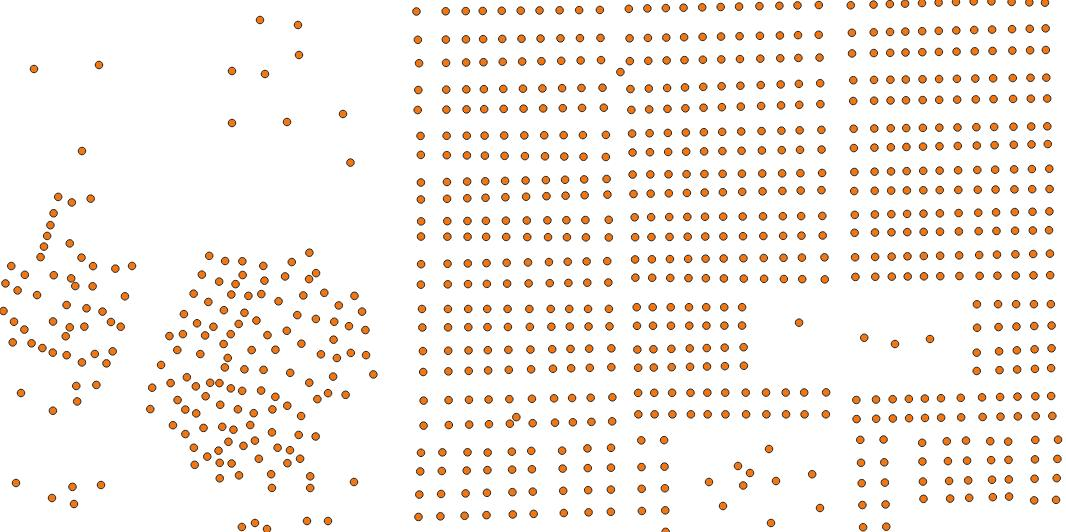
#> input picture data/pts/IMG_10_pts.jpg, 1066 x 532 px; its folder holds only this picture in this run
$ jupyter execute 01_create_csv.ipynb   (older library calls are emulated)
#> lines starting #> are read from the running program, lines starting #| are printed output that depends on the picture; after the words box and inside, x2 and y2 are one past the last pixel; in counts of white or black regions, pixels touching at a corner belong together
#> further down, image is the input picture: shape (532, 1066, 3); mean B, G, R 234.2, 240.3, 245.8
# Iterate folders

[cell 1]
import os
import glob
import cv2
import numpy as np
import pandas as pd

[cell 2]
# root = '/home/user/Dev/Git/roofcounting/'
root = '/home/jthe/Dev/project/roofcounting/'
# [12 lines of commented-out code are left out]

[cell 3]
def pre_process(image):
    # adaptive threshold as preprocessing -> looks for areas that are relatively brighter than the neighbouring pixels
    blur_hor = cv2.filter2D(image[:, :, 0], cv2.CV_32F, kernel=np.ones((11,1,1), np.float32)/11.0, borderType=cv2.BORDER_CONSTANT)
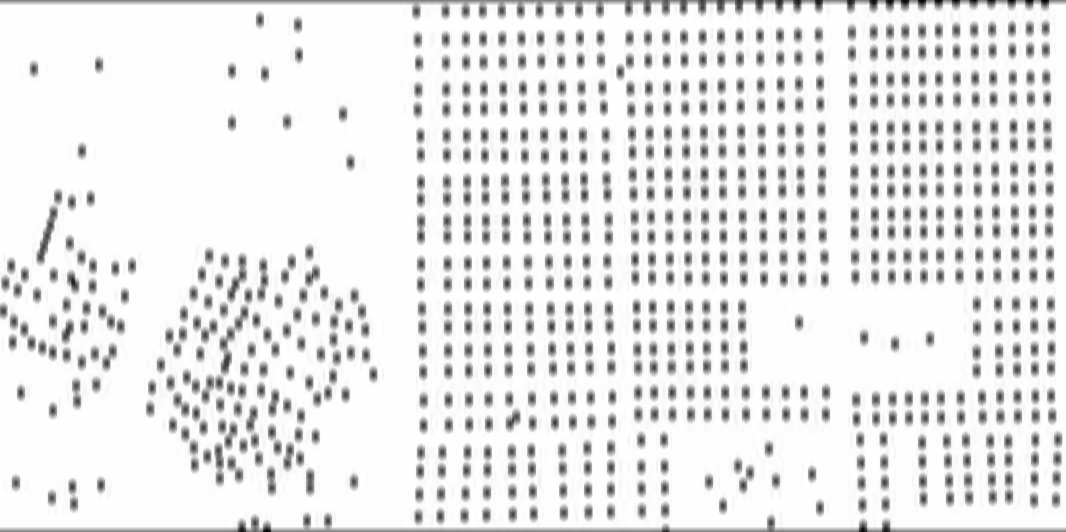
#> blur_hor: shape (532, 1066) float32; min 14.64, max 255, mean 233; drawn with min black and max white
    blur_vert = cv2.filter2D(image[:, :, 0], cv2.CV_32F, kernel=np.ones((1,11,1), np.float32)/11.0, borderType=cv2.BORDER_CONSTANT)
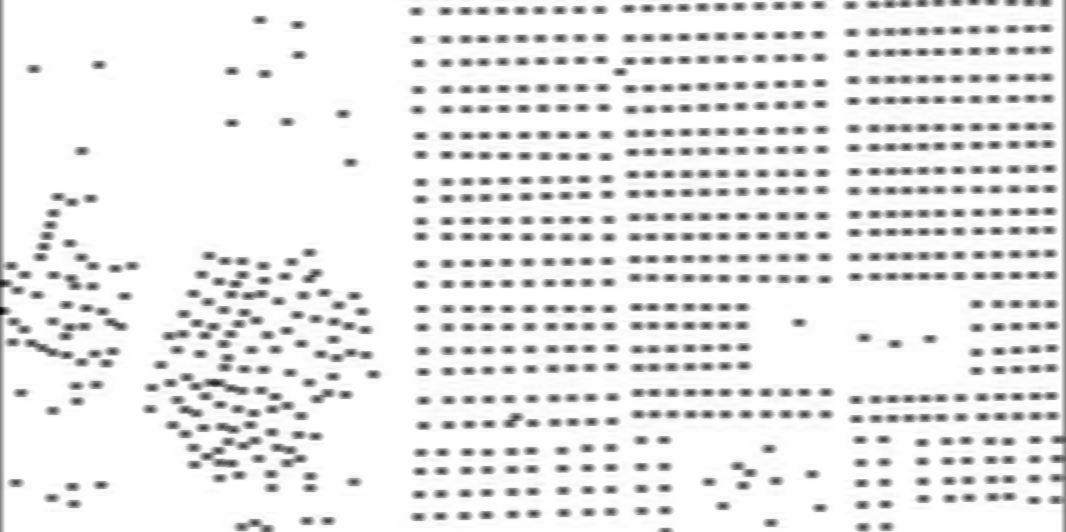
#> blur_vert: shape (532, 1066) float32; min 12, max 255, mean 233.6; drawn with min black and max white
    mask = ((image[:,:,0]>blur_hor*1.2) | (image[:,:,0]>blur_vert*1.2)).astype(np.uint8)*255
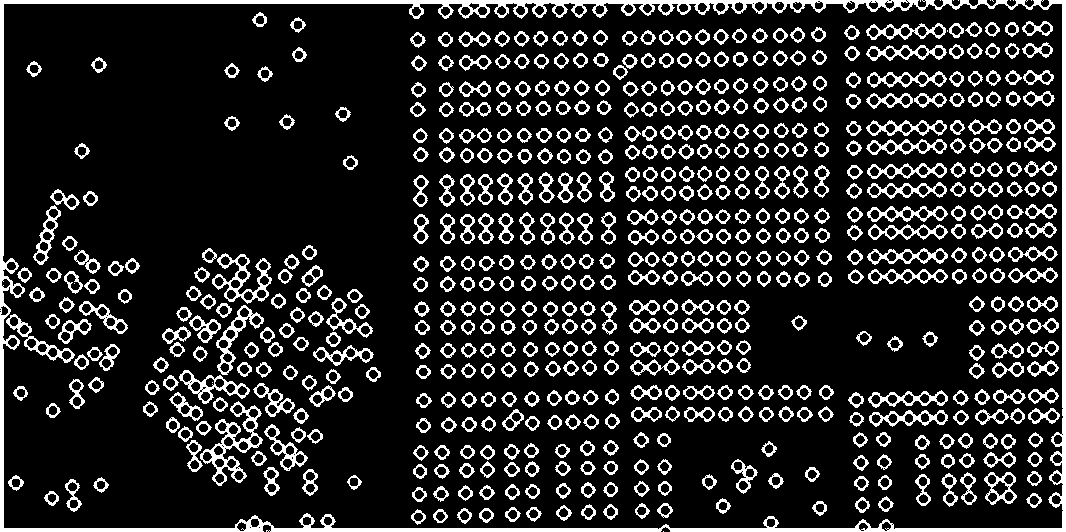
#> mask: shape (532, 1066); 16.4% white; 622 white regions (14 under 20 px), largest, box (x1, y1, x2, y2) and area: (0, 0, 1066, 532) 15639, (200, 401, 263, 486) 1282, (212, 253, 272, 304) 909
    return mask

[cell 4]
# [10 lines of commented-out code are left out]

def hough_it_up(mask, dp=1, minDist=2, param1=150, param2=.8, minRadius=4, maxRadius=4):
    circles = cv2.HoughCircles(mask,
                           cv2.HOUGH_GRADIENT,
                           dp=dp,
                           minDist=minDist,
                           param1=param1,
                           param2=param2,
                           minRadius=minRadius,
                           maxRadius=maxRadius)
    return circles

[cell 5]
def to_csv(circles, csv_name):
#> called with circles = array of shape (1, 17096, 3), csv_name = 'data/pts/IMG_10.csv'
    xy_array = []

    for i in range(len(circles[0])):
        xy = circles[0][i][0], circles[0][i][1]
        xy_array.append(xy)
#> this loop made 17096 passes
#> xy on passes 1 to 3: (486.5, 423.5), (605.5, 132.5), (601.5, 107.5)
#> after the loop, xy_array = 17096 pairs, first value 1.5 to 1065.5, second value 1.5 to 531.5

    df = pd.DataFrame(xy_array, columns=["x", "y"])
#> df = table of 17096 rows and 2 columns
    df.to_csv(csv_name, index=False)

[cell 6]
label = os.path.join(root, "data/pts")
labelled_paths = []
for path in glob.glob(os.path.join(label, "*.jpg")):
    labelled_paths.append(path)

[cell 7]
for label_file in labelled_paths:
#     print(label_file)
    image = cv2.imread(label_file)
    mask = pre_process(image)
    circles = hough_it_up(mask)
    to_csv(circles, label_file.replace("_pts", "").replace(".jpg", ".csv"))

$ run again, on data/pts/IMG_14_pts.jpg
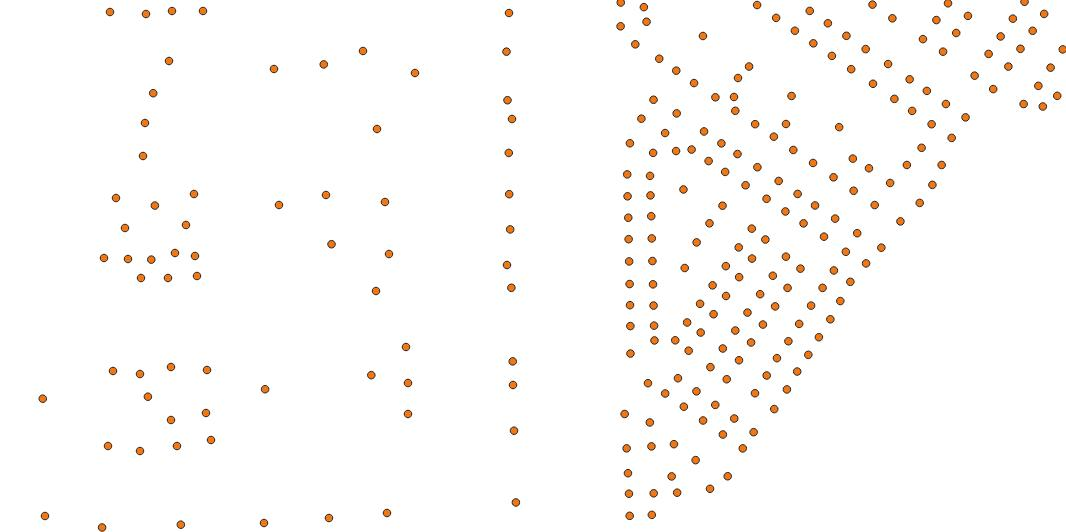
#> input picture data/pts/IMG_14_pts.jpg, 1066 x 532 px
#> image is the input picture: shape (532, 1066, 3); mean B, G, R 248.6, 250.5, 252.2
#> in pre_process, `blur_hor = cv2.filter2D(image[:, :, 0], cv2.CV_32F, kernel=np.ones((11..`:
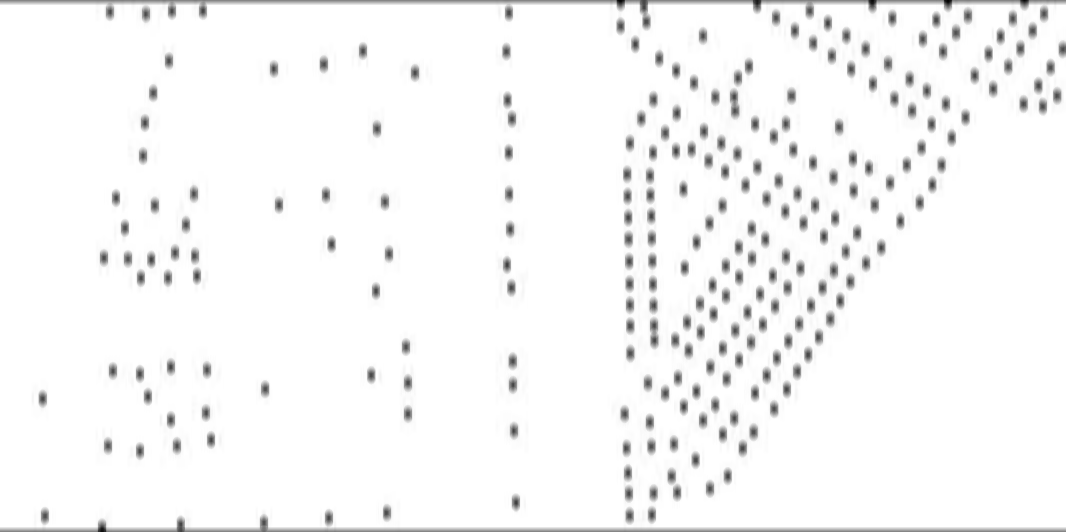
#> blur_hor: shape (532, 1066) float32; min 9.91, max 255, mean 247.3; drawn with min black and max white
#> in pre_process, `mask = ((image[:,:,0]>blur_hor*1.2) | (image[:,:,0]>blur_vert*1.2)).as..`:
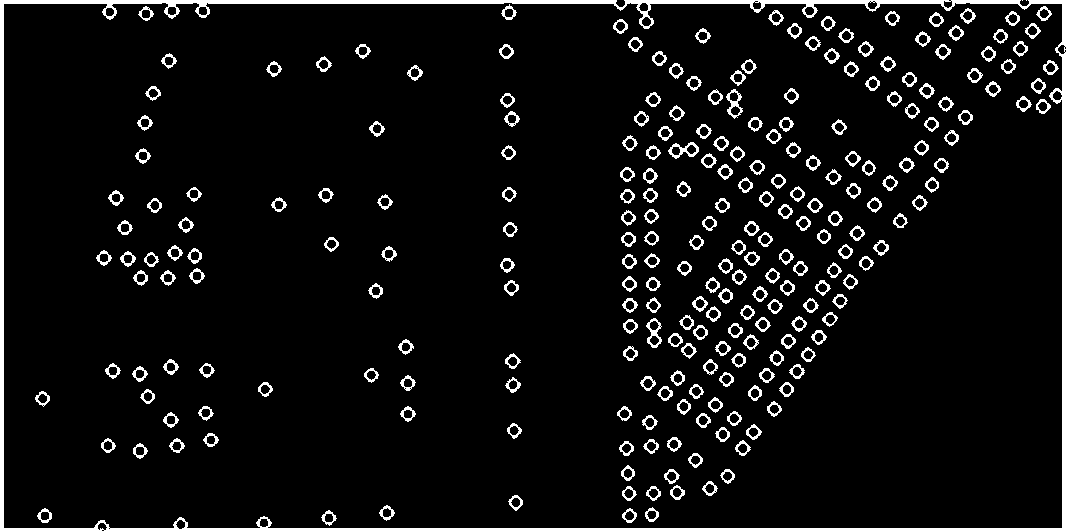
#> mask: shape (532, 1066); 6.5% white; 249 white regions (2 under 20 px), largest, box (x1, y1, x2, y2) and area: (0, 0, 1066, 532) 13627, (668, 142, 699, 159) 205, (726, 89, 743, 119) 193
#> the loop in to_csv, `for i in range(len(circles[0])):` made 4345 passes
#> xy on passes 1 to 3: (508.5, 150.5), (145.5, 396.5), (625.5, 472.5)
#> after the loop in to_csv, `for i in range(len(circles[0])):`: xy_array = 4345 pairs, first value 7.5 to 1065.5, second value 1.5 to 531.5
#> df = table of 4345 rows and 2 columns

$ run again, on data/pts/IMG_15_pts.jpg
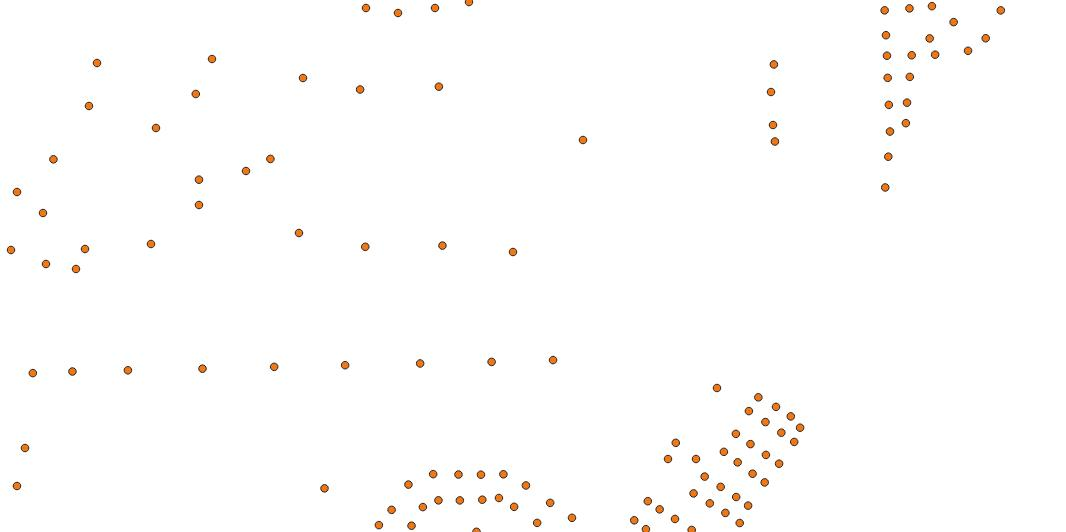
#> input picture data/pts/IMG_15_pts.jpg, 1066 x 532 px
#> image is the input picture: shape (532, 1066, 3); mean B, G, R 252.2, 253, 253.8
#> in pre_process, `blur_hor = cv2.filter2D(image[:, :, 0], cv2.CV_32F, kernel=np.ones((11..`:
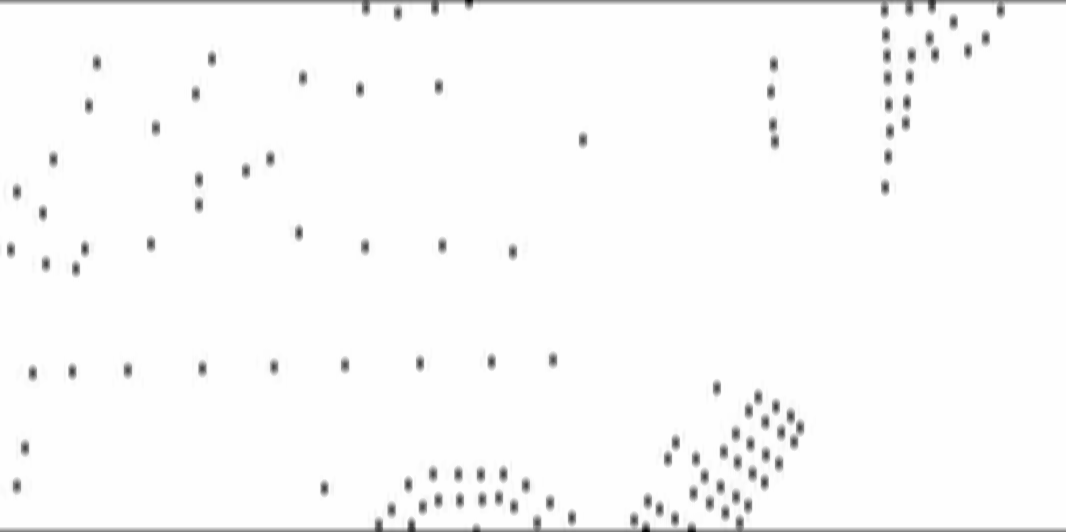
#> blur_hor: shape (532, 1066) float32; min 14.18, max 255, mean 250.9; drawn with min black and max white
#> in pre_process, `mask = ((image[:,:,0]>blur_hor*1.2) | (image[:,:,0]>blur_vert*1.2)).as..`:
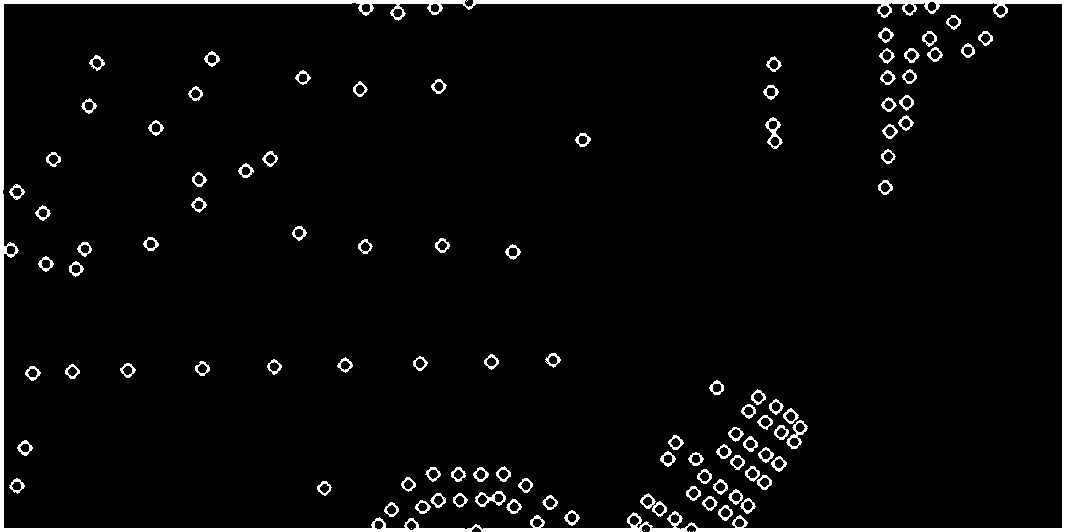
#> mask: shape (532, 1066); 4.1% white; 101 white regions (4 under 20 px), largest, box (x1, y1, x2, y2) and area: (0, 0, 1066, 532) 13848, (765, 117, 783, 149) 200, (786, 420, 808, 449) 195
#> in hough_it_up, `circles = cv2.HoughCircles(mask, cv2.HOUGH_GRADIENT, dp=dp, minDist=mi..`: circles = 1896 rows, first 8: [298.5, 230.5, 5.2], [782.5, 432.5, 5.2], [125.5, 369.5, 5.2], [366.5, 246.5, 5.2], [550.5, 359.5, 5.2], [443.5, 245.5, 5.2], [884.5, 55.5, 5.2], [904.5, 101.5, 5.2]
#> the loop in to_csv, `for i in range(len(circles[0])):` made 1896 passes
#> xy on passes 1 to 3: (298.5, 230.5), (782.5, 432.5), (125.5, 369.5)
#> after the loop in to_csv, `for i in range(len(circles[0])):`: xy_array = 1896 pairs, first value 1.5 to 1057.5, second value 1.5 to 531.5
#> df = table of 1896 rows and 2 columns

$ run again, on data/pts/IMG_1_pts.jpg
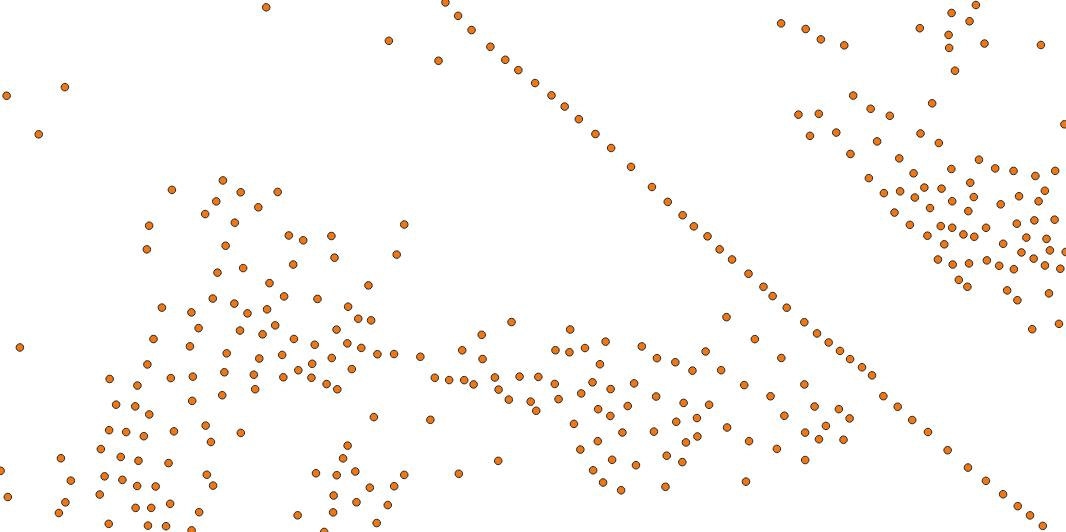
#> input picture data/pts/IMG_1_pts.jpg, 1066 x 532 px
#> image is the input picture: shape (532, 1066, 3); mean B, G, R 247.1, 249.4, 251.5
#> in pre_process, `blur_hor = cv2.filter2D(image[:, :, 0], cv2.CV_32F, kernel=np.ones((11..`:
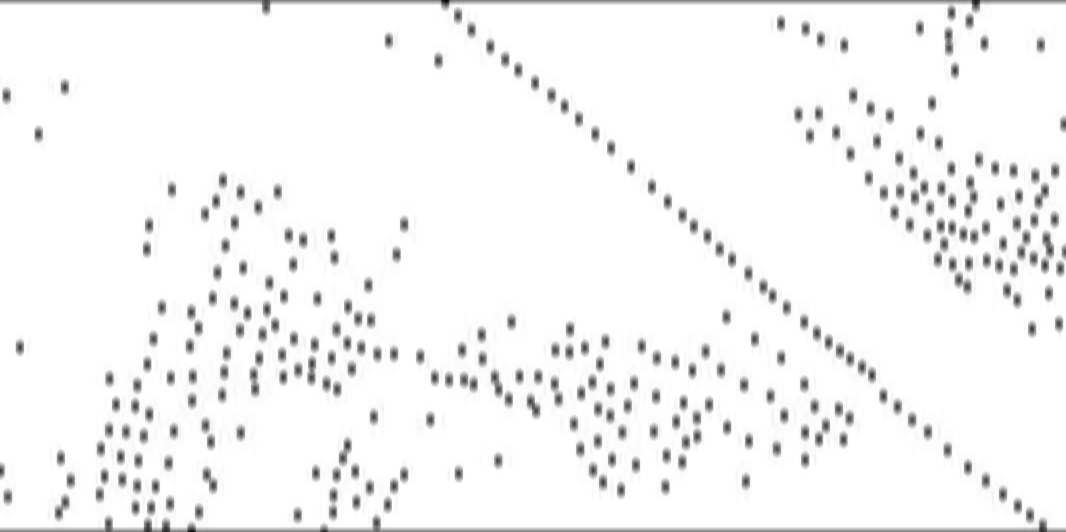
#> blur_hor: shape (532, 1066) float32; min 12.91, max 255, mean 245.8; drawn with min black and max white
#> in pre_process, `mask = ((image[:,:,0]>blur_hor*1.2) | (image[:,:,0]>blur_vert*1.2)).as..`:
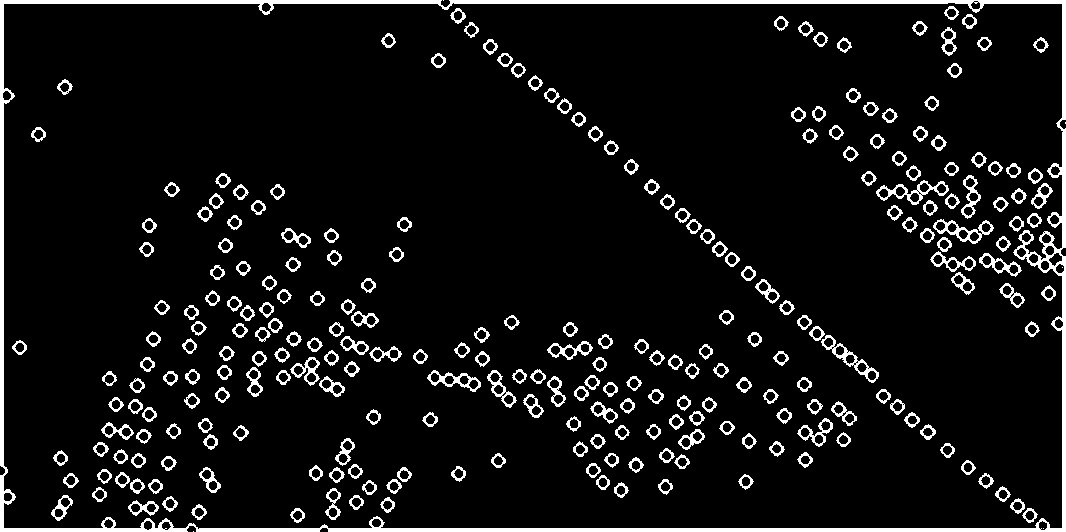
#> mask: shape (532, 1066); 7.5% white; 259 white regions (5 under 20 px), largest, box (x1, y1, x2, y2) and area: (0, 0, 1066, 532) 14124, (876, 180, 949, 205) 490, (821, 335, 879, 383) 465
#> the loop in to_csv, `for i in range(len(circles[0])):` made 5690 passes
#> xy on passes 1 to 3: (776.5, 446.5), (152.5, 336.5), (242.5, 265.5)
#> after the loop in to_csv, `for i in range(len(circles[0])):`: xy_array = 5690 pairs, first value 2.5 to 1065.5, second value 1.5 to 531.5
#> df = table of 5690 rows and 2 columns
